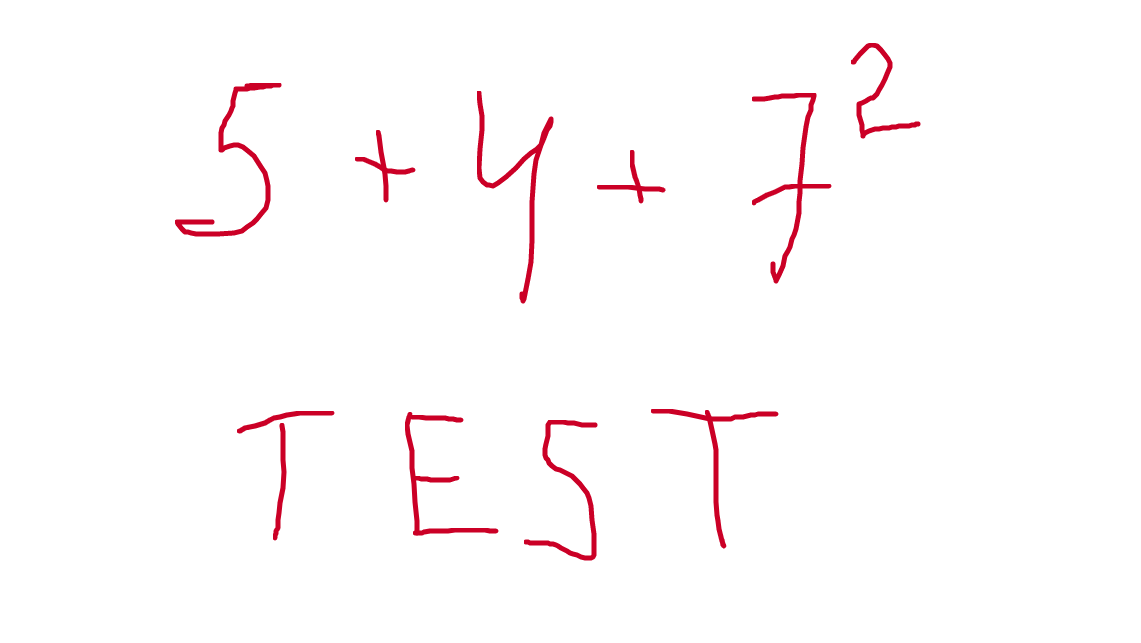
#> input picture Test3.png, 1141 x 643 px
$ jupyter execute --allow-errors Tests_with_net.ipynb   (shell and % lines are left out)
#> lines starting #> are read from the running program, lines starting #| are printed output that depends on the picture; after the words box and inside, x2 and y2 are one past the last pixel; in counts of white or black regions, pixels touching at a corner belong together
[cell 1]
import cv2
import numpy as np
import matplotlib.pyplot as plt
import pandas as pd

[cell 2]
file = "Test3.png"

img = cv2.imread(file)
#> img is the input picture: shape (643, 1141, 3); mean B, G, R 251.2, 250.6, 254.1
plt.figure(figsize=(7,7))
plt.imshow(img)

[cell 3]
def cont_sort(cnts, method="l_r"):
    if method == "r_l":
        reverse = True
        i = 0
    if method == "b_t":
        reverse = True
        i = 1
    if method == "t_b":
        reverse = False
        i = 1
    if method == "l_r":
        reverse = False
        i = 0
    boundingBoxes = [cv2.boundingRect(c) for c in cnts]
    (cnts, boundingBoxes) = zip(*sorted(zip(cnts, boundingBoxes),
        key=lambda b:b[1][i], reverse=reverse))
    return (cnts, boundingBoxes)

def extract_line(image, param1=0.7, param2=0.002, show = True):
#> called with param1 = 0.7, param2 = 0.002, show = True
    img = image.copy()
    H,W = img.shape[:2]
#> H = 643; W = 1141

    #Image to grey image and blured, to reduce noises
    gray = cv2.cvtColor(img, cv2.COLOR_BGR2GRAY)
    blur = cv2.GaussianBlur(gray, (3, 3), 3)

    #Binary thresholding
    _, threshed = cv2.threshold(blur, 127, 255, cv2.THRESH_BINARY_INV|cv2.THRESH_OTSU)
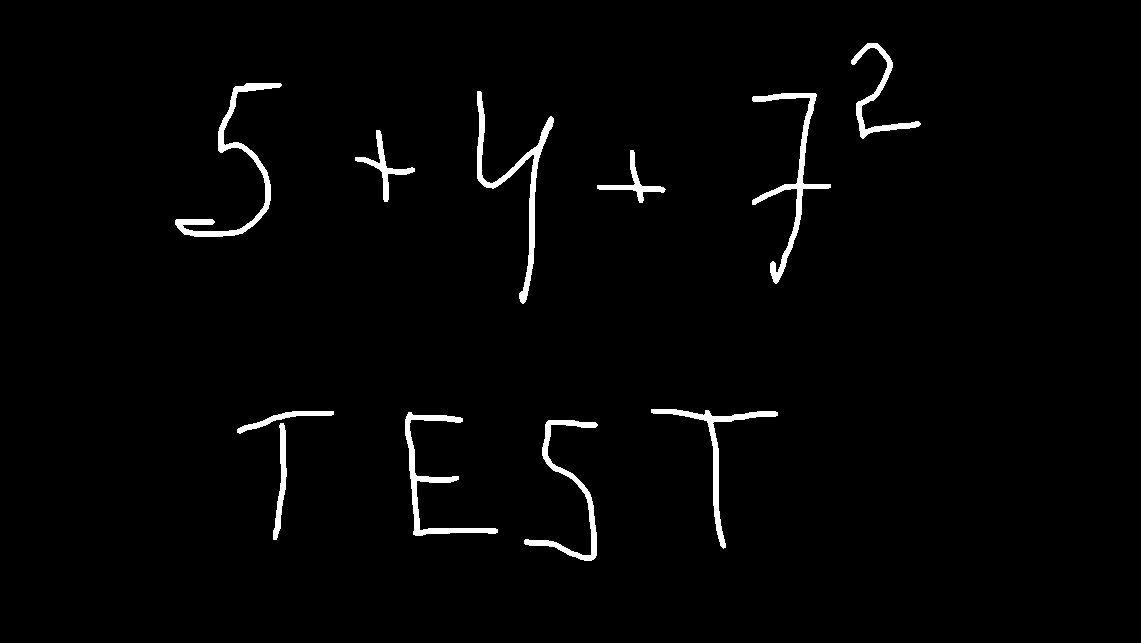
#> threshed: shape (643, 1141); 1.9% white; 11 white regions, largest, box (x1, y1, x2, y2) and area: (477, 91, 554, 304) 2020, (175, 83, 282, 237) 1968, (752, 93, 831, 284) 1931

    #Erosion and dilation for noise removal
    kernel = cv2.getStructuringElement(cv2.MORPH_ELLIPSE,(3,3))
    erosion = cv2.erode(threshed, kernel, iterations=1)
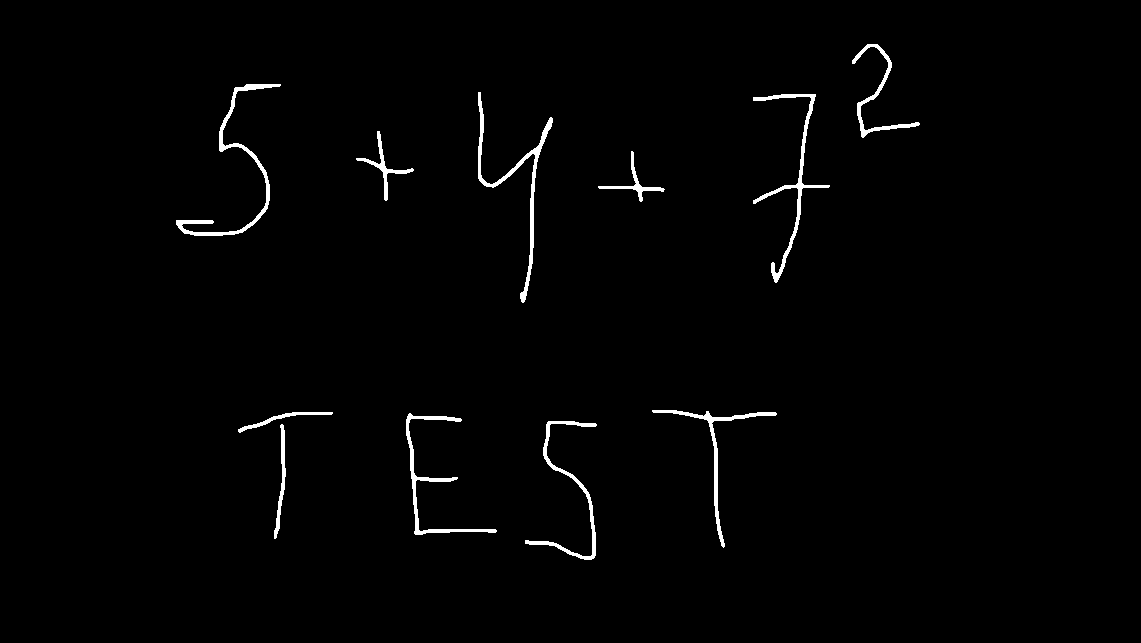
#> erosion: shape (643, 1141); 1.3% white; 11 white regions, largest, box (x1, y1, x2, y2) and area: (478, 92, 553, 303) 1362, (176, 84, 281, 236) 1337, (753, 94, 830, 283) 1268
    dilation = cv2.dilate(erosion,kernel,iterations = 1)
#> dilation: shape (643, 1141); 1.9% white; 11 white regions

    # Find noise conturs and remove them from image
    contours,hierarchy = cv2.findContours(dilation,cv2.RETR_EXTERNAL,cv2.CHAIN_APPROX_SIMPLE)
#> contours = 11 contours; largest, box (x1, y1, x2, y2) and area: (477, 91, 554, 304) 1690, (175, 83, 282, 237) 1652, (752, 93, 831, 284) 1597, (405, 412, 498, 536) 1373, (524, 420, 598, 561) 1284
    cont_thresh = good_cont_thr(contours, param=param2)
#> the loop in good_cont_thr, `for c in conts:` made 11 passes
#> after the loop in good_cont_thr, `for c in conts:`: areas = [300304, 1648656, 1885129, 191406.2, 1523990.2, 260610.2, 348690.2, 2550409, 2854410.2, 2727452.2, 875160.2]
#> in good_cont_thr, `thres = param * max(areas)`: thres = 5708.8
#> cont_thresh = 5708.8
    mask = np.ones(dilation.shape[:2], dtype="uint8") * 255
    for c in contours:
        if( cv2.contourArea(c)**2 < cont_thresh):
            cv2.drawContours(mask, [c], -1, 0, -1)
#> this loop made 11 passes
#> mask: shape (643, 1141); every value is 255

    cleaned_img = cv2.bitwise_and(dilation, dilation, mask=mask)

    #Dilating again for better detection
    dil_cleaned_img = cv2.dilate(cleaned_img,kernel,iterations = 8)
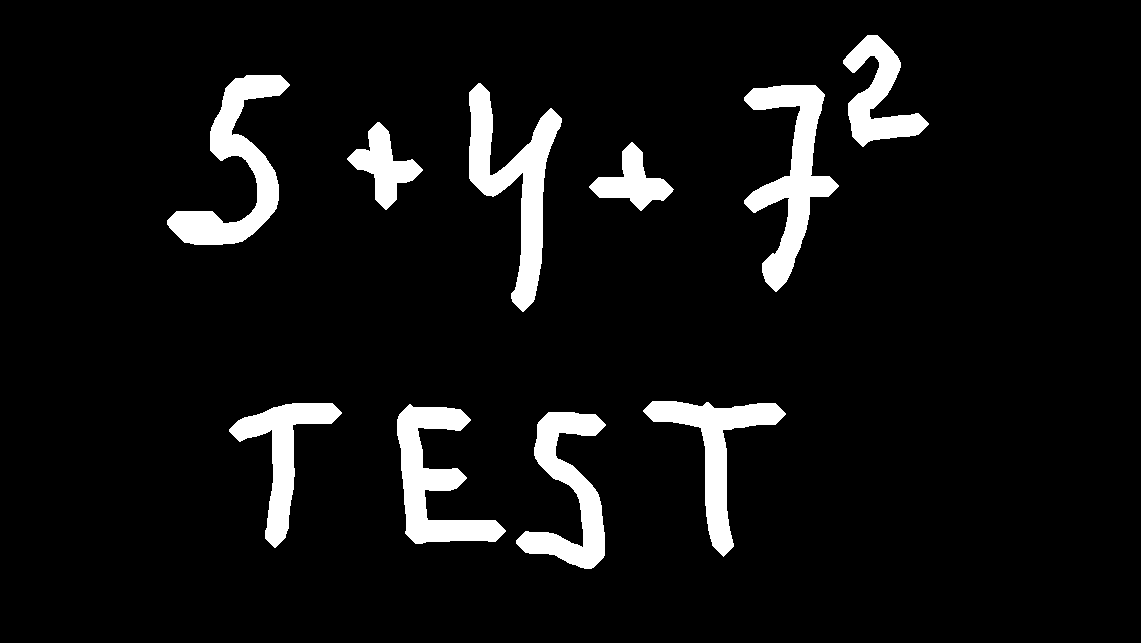
#> dil_cleaned_img: shape (643, 1141); 7.2% white; 10 white regions, largest, box (x1, y1, x2, y2) and area: (469, 83, 562, 312) 7323, (744, 85, 839, 292) 7113, (167, 75, 290, 245) 6796

    #find boundaries of each line
    hist = cv2.reduce(dil_cleaned_img,1, cv2.REDUCE_AVG).reshape(-1)
#> hist = 643 values, max 81 at index 420, min 0 at index 0, mean 18.38
    th = 1
    uppers = np.array([y for y in range(H-1) if hist[y]<=th and hist[y+1]>th])
#> uppers = [34, 400]
    lowers = np.array([y for y in range(H-1) if hist[y]>th and hist[y+1]<=th])
#> lowers = [308, 568]
    diff_1 = np.array([j-i for i,j in zip(uppers,lowers)])
#> diff_1 = [274, 168]
    diff_index_1 = np.array([True if j > param1*(np.mean(diff_1)-np.std(diff_1)) else False for j in diff_1 ])
#> diff_index_1 = [True, True]
    uppers = uppers[diff_index_1]
    lowers = lowers[diff_index_1]
    diff_index = diff_index_1
#> diff_index = [True, True]

    cleaned_orig_rec = cv2.cvtColor(dil_cleaned_img, cv2.COLOR_GRAY2BGR)
    col = (255,255,255)
    for left,right in zip(uppers[diff_index], lowers[diff_index]):
        cv2.rectangle(cleaned_orig_rec ,(0+10,left),(W-15,right),col,4)
#> this loop made 2 passes
#> (left, right) on passes 1 to 2: (34, 308), (400, 568)
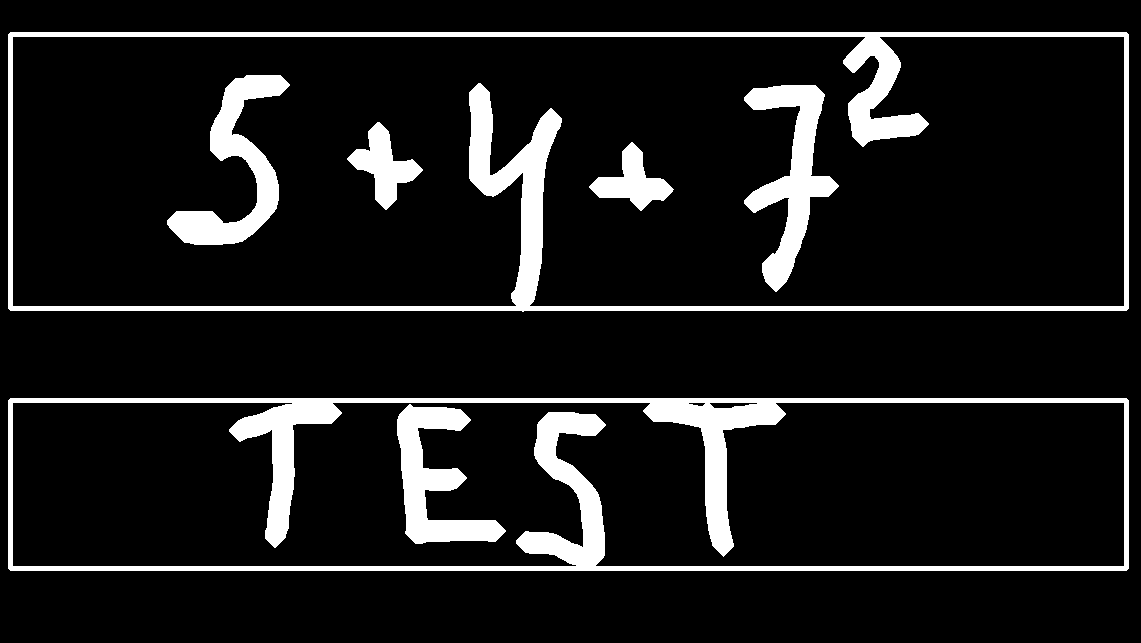
#> cleaned_orig_rec: shape (643, 1141, 3); 10.8% white; 7 white regions, largest, box (x1, y1, x2, y2) and area: (8, 398, 1129, 571) 28914, (8, 32, 1129, 312) 25239, (744, 85, 839, 292) 7113

    if(show == True):
        fig0 = plt.figure(figsize=(15,5))
        ax1 = fig0.add_subplot(1,2,1)
        ax1.set_title('Original Image')
        ax1.imshow(img)
        ax1.axis('off')

        ax2 = fig0.add_subplot(1,2,2)
        ax2.set_title('Preprocessed Image')
        ax2.imshow(cv2.cvtColor(dil_cleaned_img, cv2.COLOR_GRAY2RGB))
        ax2.axis('off')
        plt.show()
#> figure, not shown here; B, G, R data is drawn as R, G, B

        fig1 = plt.figure(figsize=(15,5))
        plt.imshow(cv2.cvtColor(cleaned_orig_rec, cv2.COLOR_BGR2RGB))
        plt.axis("off")
        plt.title('Line detection')
        plt.show()

    return cleaned_img,dil_cleaned_img, uppers[diff_index], lowers[diff_index]

def good_cont_thr(conts, param = 0.002):
    areas = []
    for c in conts:
        areas.append(cv2.contourArea(c)**2)
    thres = param * max(areas)
    return thres

[cell 4]
cleaned_orig,dil_orig,y1s,y2s = extract_line(img, param1=0.7, param2=0.002, show = True)
#> y1s = [34, 400]; y2s = [308, 568]
H,W = img.shape[:2]
#> H = 643; W = 1141
x1s = [0]*len(y1s)
#> x1s = [0, 0]
x2s = [W]*len(y1s)
#> x2s = [1141, 1141]

df_lines = pd.DataFrame([y1s,y2s,x1s,x2s]).transpose()
#> df_lines = table of 2 rows and 4 columns
df_lines.columns = ['y1','y2','x1','x2']

[cell 5]
df_lines
#> Out = table of 2 rows and 4 columns

[cell 6]
def text_segment(Y1,Y2,X1,X2, img_clean,img_dil, show = True):
#> called with Y1 = 34, Y2 = 308, X1 = 0, X2 = 1141, show = True
    img = img_dil[Y1:Y2,X1:X2].copy()
#> img: shape (274, 1141); 9.7% white; 6 white regions
    L_H = Y2-Y1
#> L_H = 274
    # Find contours in line, remove noise ones, sort good ones from left to right
    contours,hierarchy = cv2.findContours(img,cv2.RETR_EXTERNAL,cv2.CHAIN_APPROX_SIMPLE)
#> contours = 6 contours; box (x1, y1, x2, y2) and area: (469, 49, 562, 274) 6972, (744, 51, 839, 258) 6796, (167, 41, 290, 211) 6504, (843, 1, 929, 113) 3902, (347, 88, 423, 176) 2523, (589, 108, 674, 177) 2298
    ct_th = good_cont_thr(contours, param=0.005)
#> the loop in good_cont_thr (call 2), `for c in conts:` made 6 passes
#> ct_th = 243009.1
    cnts = []
    for c in contours:
        if( cv2.contourArea(c)**2 > ct_th):
            cnts.append(c)
#> this loop made 6 passes
#> after the loop, cnts has the same summary as contours
    contours_sorted,bounding_boxes = cont_sort(cnts,method="l_r")
#> in cont_sort, `boundingBoxes = [cv2.boundingRect(c) for c in cnts]`: boundingBoxes = [(589, 108, 85, 69), (347, 88, 76, 88), (744, 51, 95, 207), (469, 49, 93, 225), (167, 41, 123, 170), (843, 1, 86, 112)]
#> in cont_sort, `(cnts, boundingBoxes) = zip(*sorted(zip(cnts, boundingBoxes), key=lamb..`: cnts has the same summary as contours in text_segment; boundingBoxes = ((167, 41, 123, 170), (347, 88, 76, 88), (469, 49, 93, 225), (589, 108, 85, 69), (744, 51, 95, 207), (843, 1, 86, 112))
#> contours_sorted has the same summary as contours; bounding_boxes has the same summary as boundingBoxes in cont_sort
    char_locs = []
    img = cv2.cvtColor(img, cv2.COLOR_GRAY2BGR)
#> img: shape (274, 1141, 3); 9.7% white; 6 white regions, box (x1, y1, x2, y2) and area: (469, 49, 562, 274) 7303, (744, 51, 839, 258) 7113, (167, 41, 290, 211) 6796, (843, 1, 929, 113) 4092, (347, 88, 423, 176) 2643, (589, 108, 674, 177) 2409
    char_type =[]
    images = []
    for i in range(len(contours_sorted)):
        x,y,w,h = bounding_boxes[i]
        exp = 0
        char_locs.append([x-2,y+Y1-2,x+w+1,y+h+Y1+1,w*h])
        cv2.rectangle(img,(x,y),(x+w,y+h),(255,255,255),2)
        m = max(w, h)
        scale = 39 / m
        new_h = int(h* scale)
        new_w = int(w* scale)
        offset = (int((45 - new_h) / 2), int((45 - new_w) / 2))
        out = np.zeros((45, 45))
        cell = cv2.resize(img_clean[Y1:Y2,X1:X2][max(y-2,0):y+h+1,x-1:x+w+1], (new_w, new_h), interpolation=cv2.INTER_AREA)
        out[offset[0]:offset[0] + cell.shape[0], offset[1]:offset[1] + cell.shape[1]] = cell
        _,out = cv2.threshold(out, 50, 255, cv2.THRESH_BINARY)
        if i!=0:
            if y+h < (L_H*(1/2)) and y < bounding_boxes[i-1][1] and h < bounding_boxes[i-1][3]:
                exp = 1
                cv2.rectangle(img,(x,y),(x+w,y+h),(255,0,0),2)
        char_type.append(exp)
        images.append(out)
#> this loop made 6 passes
#> (x, y, w, h, exp, m, scale, new_h) on passes 1 to 6: (167, 41, 123, 170, 0, 170, 0.229, 39), (347, 88, 76, 88, 0, 88, 0.443, 39), (469, 49, 93, 225, 0, 225, 0.173, 39), (589, 108, 85, 69, 0, 85, 0.459, 31), (744, 51, 95, 207, 0, 207, 0.188, 39), (843, 1, 86, 112, 1, 112, 0.348, 39)
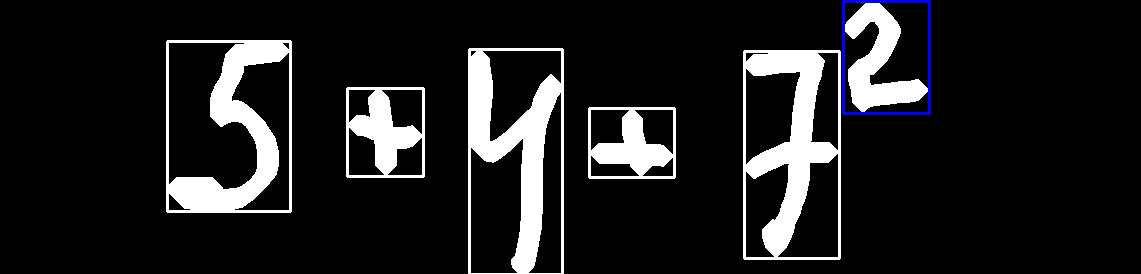
#> img: shape (274, 1141, 3); mean B, G, R 31.2, 30.3, 30.3
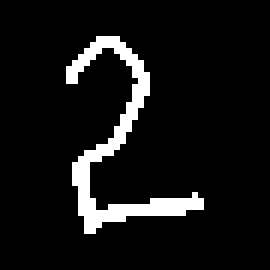
#> out: shape (45, 45) float64 (shown 6 times larger); 7.9% white in thin lines or dots, all inside (x1, y1, x2, y2) = (11, 6, 34, 39)
#> after the loop, char_locs = [[165, 73, 291, 246, 20910], [345, 120, 424, 211, 6688], [467, 81, 563, 309, 20925], [587, 140, 675, 212, 5865], [742, 83, 840, 293, 19665], [841, 33, 930, 148, 9632]]; char_type = [0, 0, 0, 0, 0, 1]; images = 6 items
    if(show == True):
        plt.figure(figsize=(15,8))

        plt.axis("on")
        plt.imshow(cv2.cvtColor(img, cv2.COLOR_BGR2RGB))
        plt.show()
    return char_type, images

[cell 7]
list_chars = list(df_lines.apply(lambda row: text_segment(row['y1'],row['y2'],row['x1'],row['x2'],
                                                          cleaned_orig,dil_orig,show=True), axis=1))
#> call 2 of text_segment, with Y1 = 400, Y2 = 568, X1 = 0, X2 = 1141, show = True
#> in text_segment (call 2), `img = img_dil[Y1:Y2,X1:X2].copy()`:
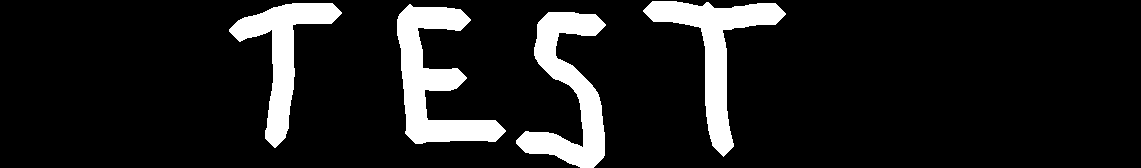
#> img: shape (168, 1141); 11.7% white; 4 white regions
#> in text_segment (call 2), `L_H = Y2-Y1`: L_H = 168
#> in text_segment (call 2), `contours,hierarchy = cv2.findContours(img,cv2.RETR_EXTERNAL,cv2.CHAIN_..`: contours = 4 contours; box (x1, y1, x2, y2) and area: (397, 4, 506, 144) 6036, (516, 12, 606, 168) 5540, (643, 1, 786, 157) 5344, (229, 3, 342, 148) 4538
#> in text_segment (call 2), `ct_th = good_cont_thr(contours, param=0.005)`: ct_th = 182166.5
#> the loop in text_segment (call 2), `for c in contours:` made 4 passes
#> after the loop in text_segment (call 2), `for c in contours:`: cnts has the same summary as contours
#> in cont_sort (call 2), `(cnts, boundingBoxes) = zip(*sorted(zip(cnts, boundingBoxes), key=lamb..`: cnts has the same summary as contours in text_segment; boundingBoxes = ((229, 3, 113, 145), (397, 4, 109, 140), (516, 12, 90, 156), (643, 1, 143, 156))
#> in text_segment (call 2), `contours_sorted,bounding_boxes = cont_sort(cnts,method="l_r")`: contours_sorted has the same summary as contours; bounding_boxes has the same summary as boundingBoxes in cont_sort
#> in text_segment (call 2), `img = cv2.cvtColor(img, cv2.COLOR_GRAY2BGR)`: img: shape (168, 1141, 3); 11.7% white; 4 white regions, box (x1, y1, x2, y2) and area: (397, 4, 506, 144) 6326, (516, 12, 606, 168) 5810, (643, 1, 786, 157) 5604, (229, 3, 342, 148) 4763
#> the loop in text_segment (call 2), `for i in range(len(contours_sorted)):` made 4 passes
#> (x, y, w, h, m, scale, new_w, offset) on passes 1 to 4: (229, 3, 113, 145, 145, 0.269, 30, (3, 7)), (397, 4, 109, 140, 140, 0.279, 30, (3, 7)), (516, 12, 90, 156, 156, 0.25, 22, (3, 11)), (643, 1, 143, 156, 156, 0.25, 35, (3, 5))
#> pass 1, in text_segment (call 2), `cell = cv2.resize(img_clean[Y1:Y2,X1:X2][max(y-2,0):y+h+1,x-1:x+w+1], ..`:
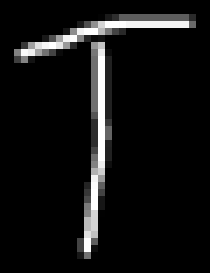
#> cell: shape (39, 30) (shown 7 times larger); min 0, max 255, mean 18
#> after the loop in text_segment (call 2), `for i in range(len(contours_sorted)):`:
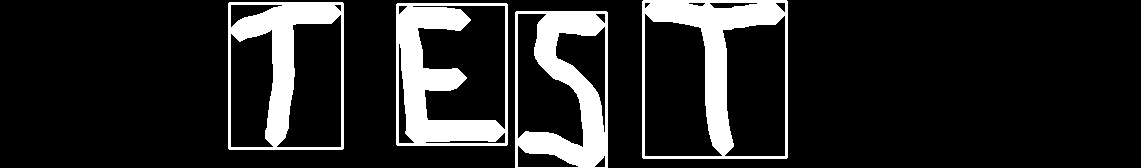
#> img: shape (168, 1141, 3); 14.8% white; 4 white regions, box (x1, y1, x2, y2) and area: (396, 3, 508, 146) 7759, (642, 0, 788, 159) 7325, (515, 11, 608, 168) 7013, (228, 2, 344, 150) 6205
#> after the loop in text_segment (call 2), `for i in range(len(contours_sorted)):`:
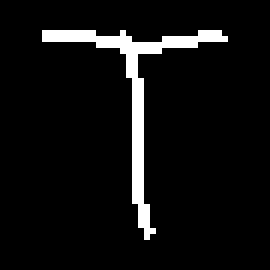
#> out: shape (45, 45) float64 (shown 6 times larger); 6.2% white in thin lines or dots, all inside (x1, y1, x2, y2) = (7, 5, 38, 40)
#> after the loop in text_segment (call 2), `for i in range(len(contours_sorted)):`: char_locs = [[227, 401, 343, 549, 16385], [395, 402, 507, 545, 15260], [514, 410, 607, 569, 14040], [641, 399, 787, 558, 22308]]; char_type = [0, 0, 0, 0]; images = 4 items
#> list_chars = 2 items

[cell 8]
import os
import numpy as np
from tqdm import tqdm
from fastai import *
import torch
from fastai.vision import *
from fastai.callbacks import *
import cv2
import pandas as pd
import splitfolders
import random

#> (a cell that did not finish here is left out)

[cell 10]
image_load_size = 64
bs = 24

#> (the rest of this cell did not finish here and is left out)

#> (a cell that did not finish here is left out)

#> (a cell that did not finish here is left out)

[cell 13]
#takes 4 hours
#model.fit_one_cycle(5, slice(1e-6,lr/10))

#> (a cell that did not finish here is left out)

[cell 15]
def img_to_pred(list_):
    list_of_pred = []
    for i, image in enumerate(list_):
        image = image/255
        image[image == 0.] = 255.
        image[image == 1.] = 0.
        cv2.imwrite(f'{i}.png', image)
        list_of_pred.append(str(model.predict(open_image(f'{i}.png'))[0]))
#> this loop made 1 pass
#> after the loop, list_of_pred = []
    return list_of_pred

#> (a cell that did not finish here is left out)

[cell 17]
list_chars[0][0]
#> Out = [0, 0, 0, 0, 0, 1]
